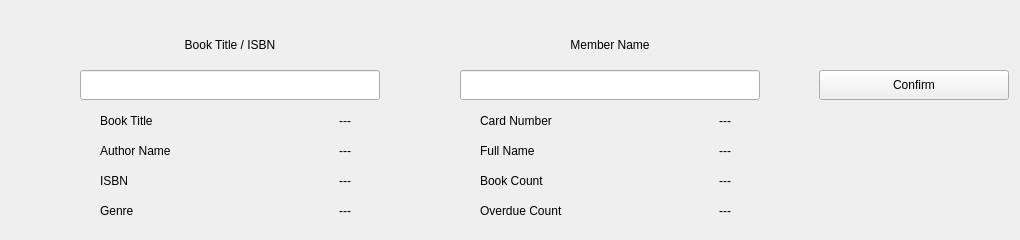
<?xml version="1.0" encoding="UTF-8"?>
<ui version="4.0">
 <class>CustomCheckoutBooks</class>
 <widget class="QWidget" name="CustomCheckoutBooks">
  <property name="geometry">
   <rect>
    <x>0</x>
    <y>0</y>
    <width>1020</width>
    <height>240</height>
   </rect>
  </property>
  <property name="minimumSize">
   <size>
    <width>1020</width>
    <height>240</height>
   </size>
  </property>
  <property name="windowTitle">
   <string>Form</string>
  </property>
  <widget class="QLineEdit" name="memberEdit">
   <property name="geometry">
    <rect>
     <x>460</x>
     <y>70</y>
     <width>300</width>
     <height>30</height>
    </rect>
   </property>
  </widget>
  <widget class="QLineEdit" name="bookEdit">
   <property name="geometry">
    <rect>
     <x>80</x>
     <y>70</y>
     <width>300</width>
     <height>30</height>
    </rect>
   </property>
  </widget>
  <widget class="QPushButton" name="pushButton">
   <property name="geometry">
    <rect>
     <x>819</x>
     <y>70</y>
     <width>190</width>
     <height>30</height>
    </rect>
   </property>
   <property name="text">
    <string>Confirm</string>
   </property>
  </widget>
  <widget class="QLabel" name="label">
   <property name="geometry">
    <rect>
     <x>460</x>
     <y>30</y>
     <width>300</width>
     <height>30</height>
    </rect>
   </property>
   <property name="text">
    <string>Member Name</string>
   </property>
   <property name="alignment">
    <set>Qt::AlignCenter</set>
   </property>
  </widget>
  <widget class="QLabel" name="label_2">
   <property name="geometry">
    <rect>
     <x>80</x>
     <y>30</y>
     <width>300</width>
     <height>30</height>
    </rect>
   </property>
   <property name="text">
    <string>Book Title / ISBN</string>
   </property>
   <property name="alignment">
    <set>Qt::AlignCenter</set>
   </property>
  </widget>
  <widget class="QLabel" name="bcountLabel">
   <property name="geometry">
    <rect>
     <x>620</x>
     <y>170</y>
     <width>111</width>
     <height>21</height>
    </rect>
   </property>
   <property name="text">
    <string>---</string>
   </property>
   <property name="alignment">
    <set>Qt::AlignRight|Qt::AlignTrailing|Qt::AlignVCenter</set>
   </property>
  </widget>
  <widget class="QLabel" name="isbnLabel">
   <property name="geometry">
    <rect>
     <x>180</x>
     <y>170</y>
     <width>171</width>
     <height>21</height>
    </rect>
   </property>
   <property name="text">
    <string>---</string>
   </property>
   <property name="alignment">
    <set>Qt::AlignRight|Qt::AlignTrailing|Qt::AlignVCenter</set>
   </property>
  </widget>
  <widget class="QLabel" name="label_15">
   <property name="geometry">
    <rect>
     <x>480</x>
     <y>170</y>
     <width>101</width>
     <height>21</height>
    </rect>
   </property>
   <property name="text">
    <string>Book Count</string>
   </property>
  </widget>
  <widget class="QLabel" name="nameLabel">
   <property name="geometry">
    <rect>
     <x>580</x>
     <y>140</y>
     <width>151</width>
     <height>21</height>
    </rect>
   </property>
   <property name="text">
    <string>---</string>
   </property>
   <property name="alignment">
    <set>Qt::AlignRight|Qt::AlignTrailing|Qt::AlignVCenter</set>
   </property>
  </widget>
  <widget class="QLabel" name="label_3">
   <property name="geometry">
    <rect>
     <x>100</x>
     <y>110</y>
     <width>91</width>
     <height>21</height>
    </rect>
   </property>
   <property name="text">
    <string>Book Title</string>
   </property>
  </widget>
  <widget class="QLabel" name="genreLabel">
   <property name="geometry">
    <rect>
     <x>180</x>
     <y>200</y>
     <width>171</width>
     <height>21</height>
    </rect>
   </property>
   <property name="text">
    <string>---</string>
   </property>
   <property name="alignment">
    <set>Qt::AlignRight|Qt::AlignTrailing|Qt::AlignVCenter</set>
   </property>
  </widget>
  <widget class="QLabel" name="label_10">
   <property name="geometry">
    <rect>
     <x>480</x>
     <y>140</y>
     <width>101</width>
     <height>21</height>
    </rect>
   </property>
   <property name="text">
    <string>Full Name</string>
   </property>
  </widget>
  <widget class="QLabel" name="oCountLabel">
   <property name="geometry">
    <rect>
     <x>630</x>
     <y>200</y>
     <width>101</width>
     <height>21</height>
    </rect>
   </property>
   <property name="text">
    <string>---</string>
   </property>
   <property name="alignment">
    <set>Qt::AlignRight|Qt::AlignTrailing|Qt::AlignVCenter</set>
   </property>
  </widget>
  <widget class="QLabel" name="indexLabel">
   <property name="geometry">
    <rect>
     <x>580</x>
     <y>110</y>
     <width>151</width>
     <height>21</height>
    </rect>
   </property>
   <property name="text">
    <string>---</string>
   </property>
   <property name="alignment">
    <set>Qt::AlignRight|Qt::AlignTrailing|Qt::AlignVCenter</set>
   </property>
  </widget>
  <widget class="QLabel" name="label_4">
   <property name="geometry">
    <rect>
     <x>100</x>
     <y>140</y>
     <width>101</width>
     <height>21</height>
    </rect>
   </property>
   <property name="text">
    <string>Author Name</string>
   </property>
  </widget>
  <widget class="QLabel" name="titleLabel">
   <property name="geometry">
    <rect>
     <x>180</x>
     <y>110</y>
     <width>171</width>
     <height>21</height>
    </rect>
   </property>
   <property name="text">
    <string>---</string>
   </property>
   <property name="alignment">
    <set>Qt::AlignRight|Qt::AlignTrailing|Qt::AlignVCenter</set>
   </property>
  </widget>
  <widget class="QLabel" name="label_14">
   <property name="geometry">
    <rect>
     <x>480</x>
     <y>110</y>
     <width>101</width>
     <height>21</height>
    </rect>
   </property>
   <property name="text">
    <string>Card Number</string>
   </property>
  </widget>
  <widget class="QLabel" name="authorLabel">
   <property name="geometry">
    <rect>
     <x>180</x>
     <y>140</y>
     <width>171</width>
     <height>21</height>
    </rect>
   </property>
   <property name="text">
    <string>---</string>
   </property>
   <property name="alignment">
    <set>Qt::AlignRight|Qt::AlignTrailing|Qt::AlignVCenter</set>
   </property>
  </widget>
  <widget class="QLabel" name="label_9">
   <property name="geometry">
    <rect>
     <x>480</x>
     <y>200</y>
     <width>131</width>
     <height>21</height>
    </rect>
   </property>
   <property name="text">
    <string>Overdue Count</string>
   </property>
  </widget>
  <widget class="QLabel" name="label_5">
   <property name="geometry">
    <rect>
     <x>100</x>
     <y>170</y>
     <width>91</width>
     <height>21</height>
    </rect>
   </property>
   <property name="text">
    <string>ISBN</string>
   </property>
  </widget>
  <widget class="QLabel" name="label_6">
   <property name="geometry">
    <rect>
     <x>100</x>
     <y>200</y>
     <width>91</width>
     <height>21</height>
    </rect>
   </property>
   <property name="text">
    <string>Genre</string>
   </property>
  </widget>
 </widget>
 <resources/>
 <connections/>
</ui>
